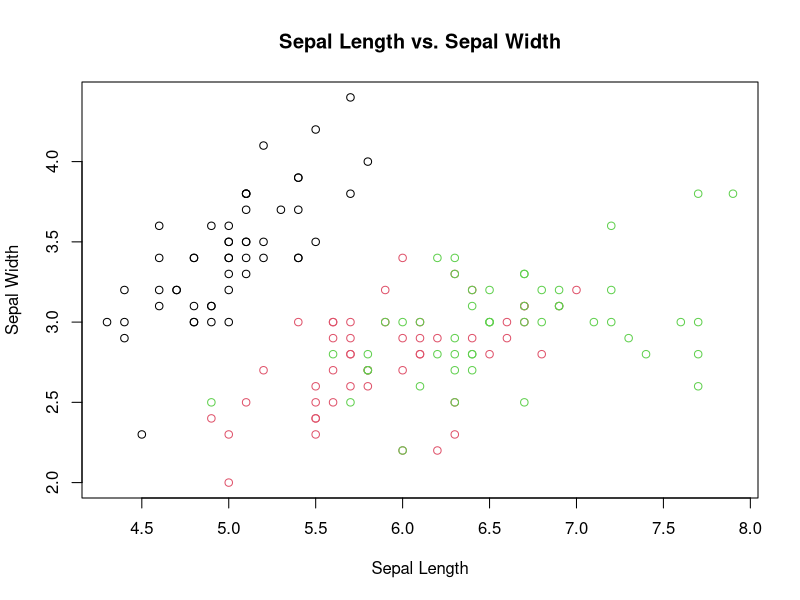
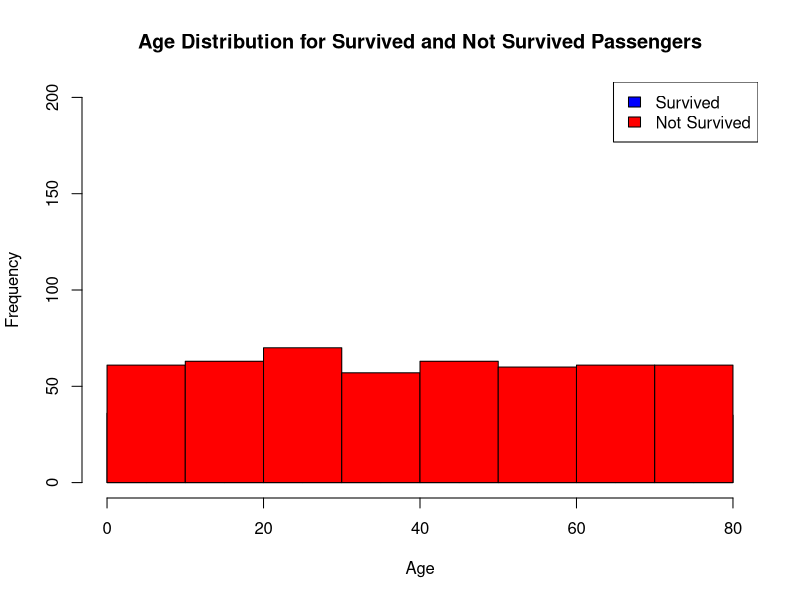
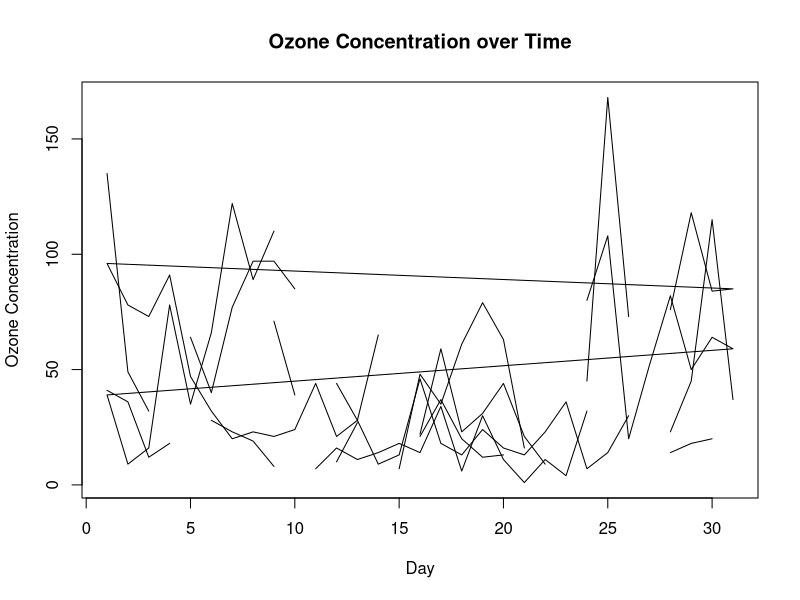
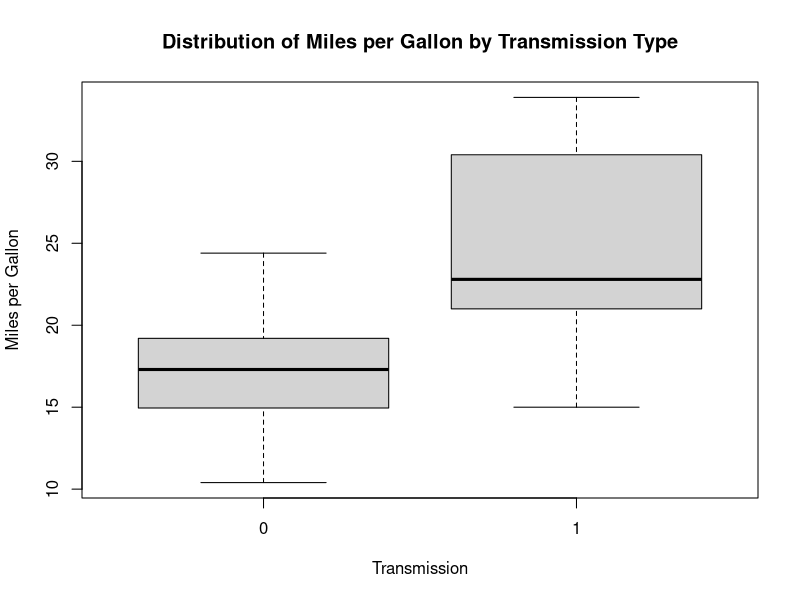
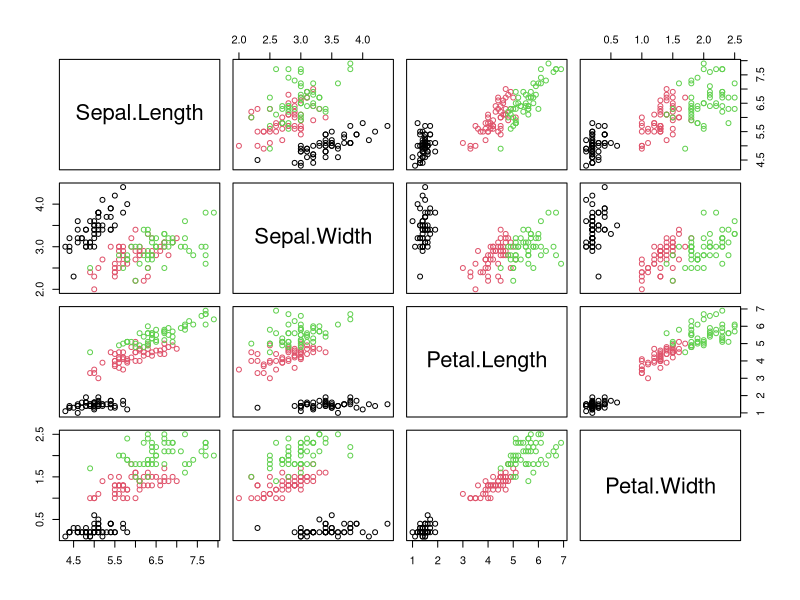
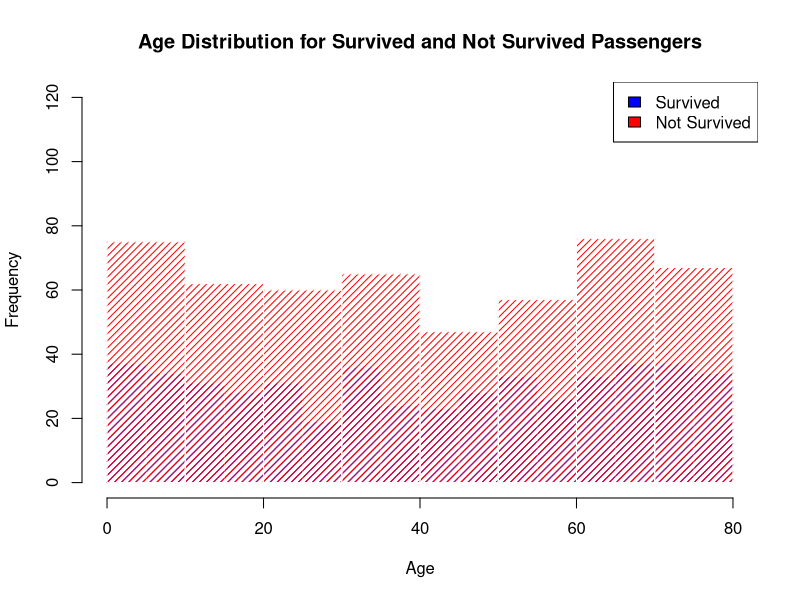

The R source for these figures, in order:
# Load required datasets
data(iris)
data(Titanic)
data(airquality)
data(mtcars)

# 21
plot(iris$Sepal.Length, iris$Sepal.Width, col = iris$Species, xlab = "Sepal Length", ylab = "Sepal Width", main = "Sepal Length vs. Sepal Width")
# 22
Titanic <- data.frame(
  PassengerID = 1:1000,
  Age = sample(1:80, 1000, replace = TRUE),
  Survived = sample(c("yes", "no"), 1000, replace = TRUE)
)

# Histogram for survived
hist(Titanic$Age[Titanic$Survived == "yes"], col = "blue",
     xlab = "Age", main = "Age Distribution for Survived and Not Survived Passengers",
     xlim = c(0, 80), ylim = c(0, 200), breaks = 20)

# Add histogram for not survived
hist(Titanic$Age[Titanic$Survived == "no"], col = "red", add = TRUE)

# Add legend
legend("topright", legend = c("Survived", "Not Survived"), fill = c("blue", "red"))


# 23
plot(airquality$Day, airquality$Ozone, type = "l", xlab = "Day", ylab = "Ozone Concentration", main = "Ozone Concentration over Time")
# 24
boxplot(mpg ~ am, data = mtcars, xlab = "Transmission", ylab = "Miles per Gallon", main = "Distribution of Miles per Gallon by Transmission Type")
# 25
pairs(iris[,1:4], col = iris$Species)



#22
Titanic <- data.frame(
  PassengerID = 1:1000,
  Age = sample(1:80, 1000, replace = TRUE),
  Survived = sample(c("yes", "no"), 1000, replace = TRUE)
)

# Histogram for survived
hist(Titanic$Age[Titanic$Survived == "yes"], col = "blue",
     xlab = "Age", ylab = "Frequency", main = "Age Distribution for Survived and Not Survived Passengers",
     xlim = c(0, 80), ylim = c(0, 120), breaks = seq(0, 80, by = 5), 
     border = "white",  # Add white borders for better separation
     density = 20,      # Increase density for better visualization
     angle = 45         # Rotate patterns for better differentiation
)

# Add histogram for not survived
hist(Titanic$Age[Titanic$Survived == "no"], col = "red", add = TRUE, 
     border = "white", density = 20, angle = 45)

# Add legend
legend("topright", legend = c("Survived", "Not Survived"), fill = c("blue", "red"))

